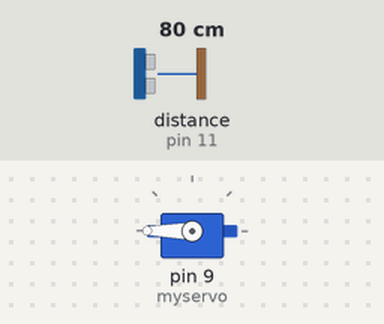
Bench run of a sketch on a simulated Arduino Uno, built with avr-gcc and run on an emulated ATmega328P. Shown: servo. Inputs (shaded band) come from the test bench; at power-on: distance to the obstacle (sensor on pin 11) 80 cm. The echo pulse lasts 58.3 µs per cm.

Above: at 1.3 s.
1.4 s: distance to the obstacle (sensor on pin 11) set to 2 cm
At 1.8 s:
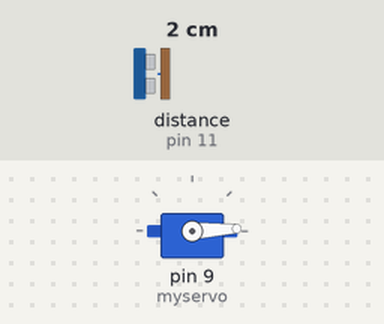
3.0 s: distance to the obstacle (sensor on pin 11) set to 9 cm
At 4.2 s:
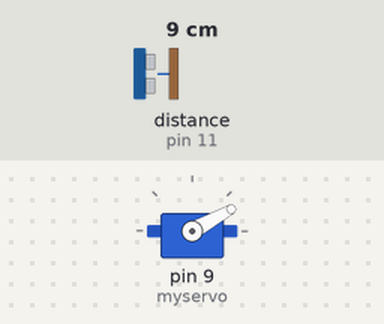
4.5 s: distance to the obstacle (sensor on pin 11) set to 18 cm
At 5.5 s:
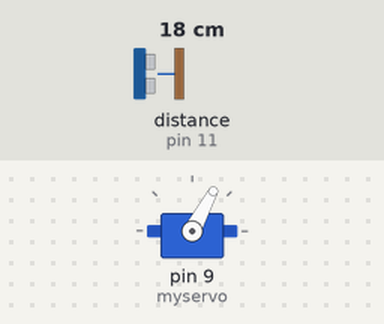
6.0 s: distance to the obstacle (sensor on pin 11) set to 35 cm
At 6.9 s:
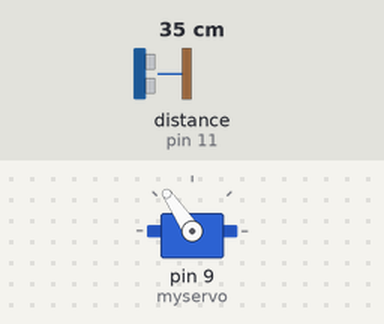
7.5 s: distance to the obstacle (sensor on pin 11) set to 299 cm
At 8.7 s:
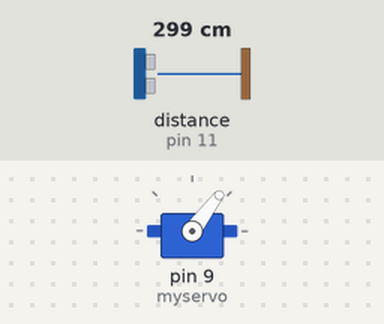
9.0 s: distance to the obstacle (sensor on pin 11) set to 60 cm
At 10.3 s:
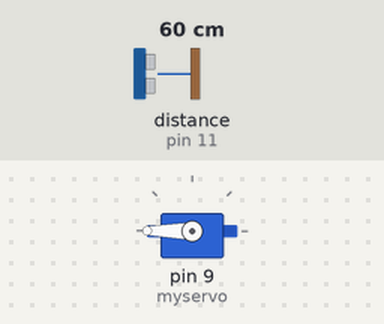
Timing chart, 0 to 11.5 s (numbered marks = the images above; inputs shaded):
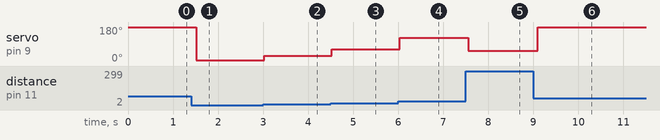

Measured:
- after the input at 1.4 s, servo on pin 9 (myservo): 180° → 3° after 0.12 s
- after the input at 3.0 s, servo on pin 9 (myservo): 3° → 29° at once
- after the input at 4.5 s, servo on pin 9 (myservo): 29° → 62° at once
- after the input at 6.0 s, servo on pin 9 (myservo): 62° → 124° at once
- after the input at 7.5 s, servo on pin 9 (myservo): 124° → 53° after 0.05 s
- after the input at 9.0 s, servo on pin 9 (myservo): 53° → 180° after 0.09 s

The sketch:

9-ServoSensor.ino
```cpp
#include <Servo.h>
#include <Ultrasonic.h>

Ultrasonic ultrasonic(12,11); // (Trig PIN,Echo PIN)


Servo myservo;  // create servo object to control a servo
// twelve servo objects can be created on most boards

int pos = 0;    // variable to store the servo position

void setup() {
  myservo.attach(9);  // attaches the servo on pin 9 to the servo object
}

void loop() {

  pos = map(ultrasonic.Ranging(CM),1,50, 0, 180);
  myservo.write(pos);
  delay(500);
}
```
